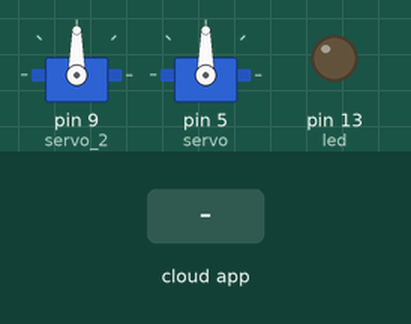
Recording of a sketch running on a simulated Arduino Uno, built with avr-gcc and run on an emulated ATmega328P. Parts: 2 × servo, output pins drawn as LEDs (lit = HIGH). Inputs (shaded band) come from the test bench. The ROS host is connected and sends only what is stated.

Above: at 1.2 s.
1.3 s: the phone or cloud app sets servo to 0
At 1.9 s:
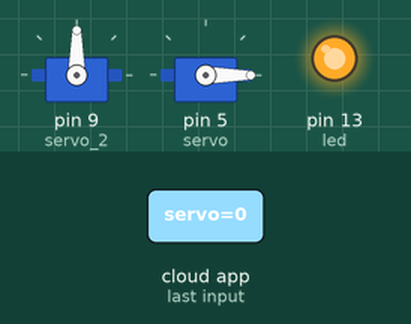
2.8 s: the phone or cloud app sets servo_2 to 0
At 3.1 s:
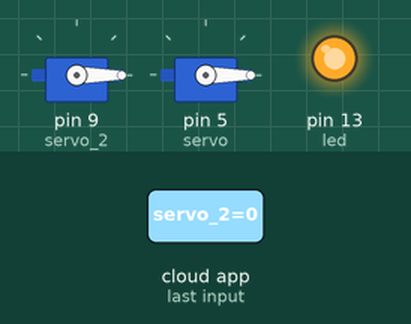
4.3 s: the phone or cloud app sets servo to 45
At 5.4 s:
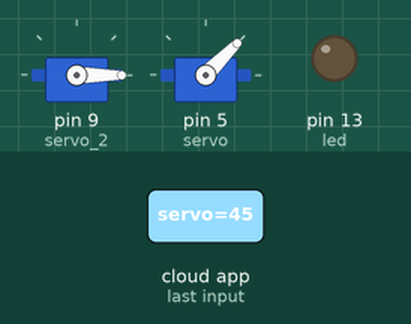
5.8 s: the phone or cloud app sets servo_2 to 45
At 6.6 s:
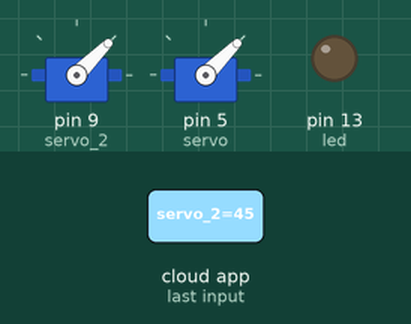
7.3 s: the phone or cloud app sets servo to 90
At 7.7 s:
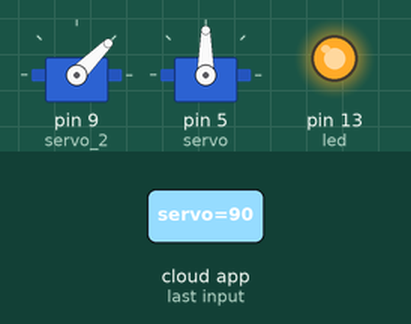
8.8 s: the phone or cloud app sets servo_2 to 90
At 10.0 s:
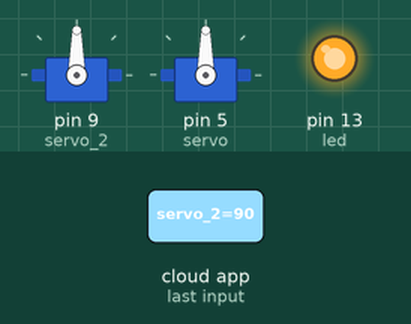
Timing chart, 0 to 11.3 s (numbered marks = the images above; inputs shaded):
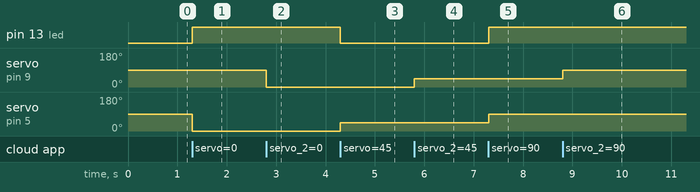

The sketch:

ServoControl.ino
```cpp
/*
 * rosserial Servo Control Example
 *
 * This sketch demonstrates the control of hobby R/C servos
 * using ROS and the arduiono
 *
 * For the full tutorial write up, visit
 * www.ros.org/wiki/rosserial_arduino_demos
 *
 * For more information on the Arduino Servo Library
 * Checkout :
 * http://www.arduino.cc/en/Reference/Servo
 */

#if (ARDUINO >= 100)
 #include <Arduino.h>
#else
 #include <WProgram.h>
#endif

#include <Servo.h>
#include <ros.h>
#include <std_msgs/UInt16.h>

ros::NodeHandle  nh;

Servo servo;
Servo servo_2;

void servo_cb( const std_msgs::UInt16& cmd_msg){
  servo.write(cmd_msg.data); //set servo angle, should be from 0-180
  digitalWrite(13, HIGH-digitalRead(13));  //toggle led
}

void servo_cb_2( const std_msgs::UInt16& cmd_msg_2){
  servo_2.write(cmd_msg_2.data); //set servo angle, should be from 0-180
}


ros::Subscriber<std_msgs::UInt16> sub("servo", servo_cb);
ros::Subscriber<std_msgs::UInt16> sub_2("servo_2", servo_cb_2);

void setup(){
  Serial.begin(115200);
  nh.getHardware()->setBaud(115200);
  pinMode(13, OUTPUT);


  nh.initNode();
  nh.subscribe(sub);
    nh.initNode();
  nh.subscribe(sub_2);

  servo_2.attach(9); //attach it to pin 9
  servo.attach(5); //attach it to pin 9
//  digitalWrite(4,HIGH);
}

void loop(){

  nh.spinOnce();
  delay(1);
}
```

Measured:
- after the input at 1.3 s, pin 13 (led): LOW → HIGH at once; servo on pin 5 (servo): 90° → 0° at once
- after the input at 2.8 s, servo on pin 9 (servo_2): 90° → 0° at once
- after the input at 4.3 s, pin 13 (led): HIGH → LOW at once; servo on pin 5 (servo): 0° → 45° at once
- after the input at 5.8 s, servo on pin 9 (servo_2): 0° → 45° at once
- after the input at 7.3 s, pin 13 (led): LOW → HIGH at once; servo on pin 5 (servo): 45° → 90° at once
- after the input at 8.8 s, servo on pin 9 (servo_2): 45° → 90° at once
